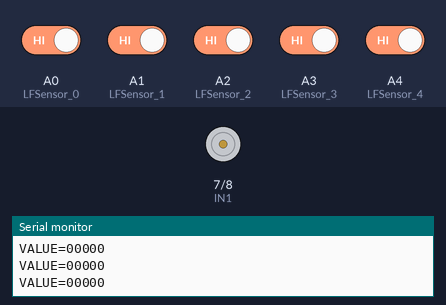
This sketch was run on a simulated Arduino Mega 2560, built with avr-gcc and run on an emulated ATmega2560. Shown: motor-driver pin pairs drawn as motors (green arrow = first pin HIGH = forward, orange = second pin HIGH = backward, longer = more drive, scaled by the enable pin), the last lines printed to the serial monitor. The inputs (shaded band) are chosen by the test bench; at power-on: A0 (LFSensor_0), A1 (LFSensor_1), A2 (LFSensor_2), A3 (LFSensor_3), A4 (LFSensor_4) HIGH.

Above: at 1.2 s.
1.3 s: A0 (LFSensor_0) driven LOW
At 1.8 s:
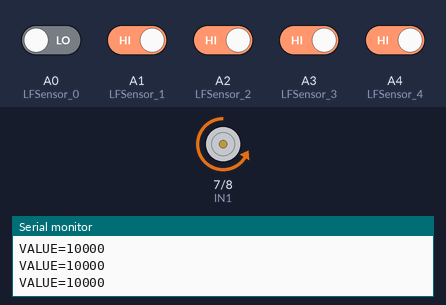
2.8 s: A0 (LFSensor_0) driven HIGH and A2 (LFSensor_2) driven LOW
At 4.0 s:
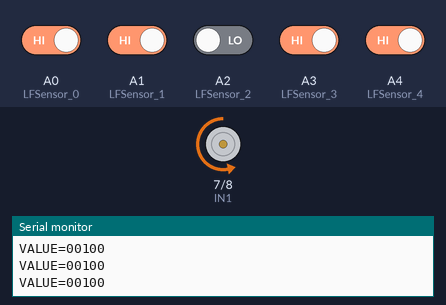
4.3 s: A1 (LFSensor_1) driven LOW
At 4.8 s:
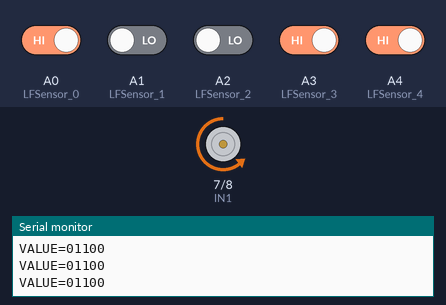
5.8 s: A2 (LFSensor_2) driven HIGH
At 7.0 s:
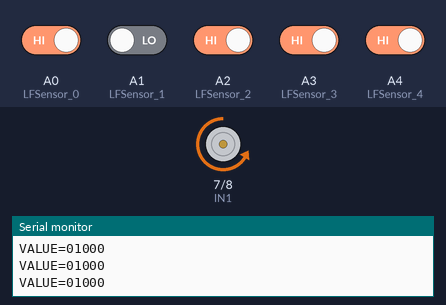
7.3 s: A2 (LFSensor_2) driven LOW
At 8.4 s:
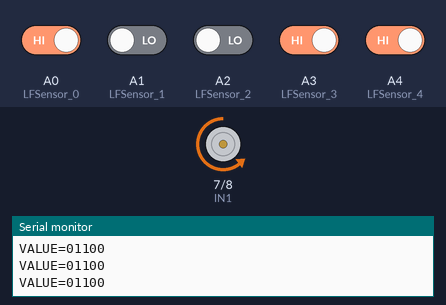
Timing chart, 0 to 9.8 s (numbered marks = the images above; inputs shaded):
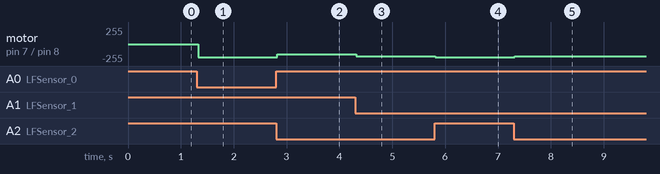

The sketch:

3-line-tracking.ino
```cpp
// (licence header left out)
#include <PWMServo.h>


#define IN1 7
#define IN2 8
#define ENA 5       //  ENA pin


#define FRONT 90        // steering to front
int SHARP_RIGHT=FRONT+33;
int SHARP_LEFT=FRONT-40;
int  RIGHT=FRONT+16;
int  LEFT=FRONT-20;

#define DELAY_TIME 1000

#define LFSensor_0 A0  //OLD D3
#define LFSensor_1 A1
#define LFSensor_2 A2
#define LFSensor_3 A3
#define LFSensor_4 A4  //OLD D10


#define SPEED 150
#define FAST_SPEED 200
#define MID_SPEED 180
#define SERVO_PIN    9  //servo connect to D3

PWMServo head;
/*motor control*/
void go_Back(int speed)  //Forward
{

  digitalWrite(IN1, HIGH);
  digitalWrite(IN2,LOW);
   analogWrite(ENA,speed);
}

void go_Advance(int speed)  //Forward
{

  digitalWrite(IN1, LOW);
  digitalWrite(IN2,HIGH);


   analogWrite(ENA,speed);
}

void turn(int angle)
{

  head.write(angle);

}

void stop_Stop()    //Stop
{

  digitalWrite(IN1, LOW);
  digitalWrite(IN2,LOW);

  analogWrite(ENA,0);
}


void setup() {

 pinMode(ENA, OUTPUT);
 pinMode(IN1, OUTPUT);
 pinMode(IN2, OUTPUT);


 head.attach(SERVO_PIN);

     turn(FRONT);

     stop_Stop();
Serial.begin(9600);

}


void loop() {
 auto_tracking();
}
char sensor[5];
 /*read sensor value string, 1 stands for black, 0 starnds for white, i.e 10000 means the first sensor(from left) detect black line, other 4 sensors detected white ground */

void auto_tracking(){
 int sensorvalue=32;
  sensor[0]= !digitalRead(LFSensor_0);

  sensor[1]=!digitalRead(LFSensor_1);

  sensor[2]=!digitalRead(LFSensor_2);

  sensor[3]=!digitalRead(LFSensor_3);

  sensor[4]=!digitalRead(LFSensor_4);
  sensorvalue +=sensor[0]*16+sensor[1]*8+sensor[2]*4+sensor[3]*2+sensor[4];

  String sensorval= String(sensorvalue,BIN).substring(1,6);

 Serial.print("VALUE=");
  Serial.println(sensorval);
  if (   sensorval=="01000" || sensorval=="10000"  || sensorval=="11000" )
  {
    turn(SHARP_LEFT);
    go_Advance(FAST_SPEED);
  }
  if ( sensorval=="01100" || sensorval=="11100"  || sensorval=="11110" )
  {
    turn(LEFT);
    go_Advance(MID_SPEED);
  }
  if ( sensorval=="00010"  ||  sensorval=="00011" ||  sensorval=="00001"  ){ //The black line is  on the right of the car, need  right turn
    turn(SHARP_RIGHT);
    go_Advance(FAST_SPEED);
  }
  if ( sensorval=="00110" || sensorval=="00111" || sensorval=="01111")
  {
    turn(RIGHT);
    go_Advance(MID_SPEED);
  }
   if (sensorval=="00100"    || sensorval=="01110")
  {
    turn(FRONT);
    go_Advance(SPEED);
  }
  if (sensorval=="11111"){
    stop_Stop();   //The car front touch stop line, need stop
    turn(FRONT);
  }

}
```

PWMServo.h
```cpp
#ifndef PWMServo_h
#define PWMServo_h

/*
  PWMServo.h - Hardware Servo Timer Library
  http://arduiniana.org/libraries/pwmservo/
  Author: Jim Studt, jim@federated.com
  Copyright (c) 2007 David A. Mellis.  All right reserved.
  renamed to PWMServo by Mikal Hart
  ported to other chips by Paul Stoffregen

  This library is free software; you can redistribute it and/or
  modify it under the terms of the GNU Lesser General Public
  License as published by the Free Software Foundation; either
  version 2.1 of the License, or (at your option) any later version.

  This library is distributed in the hope that it will be useful,
  but WITHOUT ANY WARRANTY; without even the implied warranty of
  MERCHANTABILITY or FITNESS FOR A PARTICULAR PURPOSE.  See the GNU
  Lesser General Public License for more details.

  You should have received a copy of the GNU Lesser General Public
  License along with this library; if not, write to the Free Software
  Foundation, Inc., 51 Franklin St, Fifth Floor, Boston, MA  02110-1301  USA
*/

#include <inttypes.h>

#if defined(__AVR_ATmega168__) || defined(__AVR_ATmega328P__) // Arduino
  #define SERVO_PIN_A 9
  #define SERVO_PIN_B 10
#elif defined(__AVR_ATmega1280__) || defined(__AVR_ATmega2560__) // Arduino Mega
  #define SERVO_PIN_A 11
  #define SERVO_PIN_B 12
  #define SERVO_PIN_C 13
#elif defined(__AVR_ATmega644P__) || defined(__AVR_ATmega644__) // Sanguino
  #define SERVO_PIN_A 13
  #define SERVO_PIN_B 12
#elif defined(__AVR_AT90USB162__) // Teensy 1.0
  #define SERVO_PIN_A 17
  #define SERVO_PIN_B 18
  #define SERVO_PIN_C 15
#elif defined(__AVR_ATmega32U4__) // Teensy 2.0
  #define SERVO_PIN_A 14
  #define SERVO_PIN_B 15
  #define SERVO_PIN_C 4
#elif defined(__AVR_AT90USB646__) || defined(__AVR_AT90USB1286__) // Teensy++
  #define SERVO_PIN_A 25
  #define SERVO_PIN_B 26
  #define SERVO_PIN_C 27
#elif defined(__arm__) && defined(TEENSYDUINO)
  #define SERVO_PIN_A 9
  #define SERVO_PIN_B 10
  // all PWM pins supported, but names not defined here...
  // just use the actual PWM pin number with attach()
#else
  #define SERVO_PIN_A 9
  #define SERVO_PIN_B 10
#endif

class PWMServo
{
  private:
    uint8_t pin;
    uint8_t angle;       // in degrees
    uint8_t min16;       // minimum pulse, 16uS units  (default is 34)
    uint8_t max16;       // maximum pulse, 16uS units, 0-4ms range (default is 150)
#if defined(__AVR__)
    static void seizeTimer1();
    static void releaseTimer1();
    static uint8_t attachedA;
    static uint8_t attachedB;
    #ifdef SERVO_PIN_C
    static uint8_t attachedC;
    #endif
#elif defined(__arm__) && defined(TEENSYDUINO)
    static uint32_t attachedpins[]; // 1 bit per digital pin
#endif
  public:
    PWMServo();
    uint8_t attach(int pinArg) { return attach(pinArg, 544, 2400); }
                             // pulse length for 0 degrees in microseconds, 544uS default
                             // pulse length for 180 degrees in microseconds, 2400uS default
    uint8_t attach(int pinArg, int min, int max);
                             // attach to a pin, sets pinMode, returns 0 on failure, won't
                             // position the servo until a subsequent write() happens
                             // Only works for 9 and 10.
    void detach();
    void write(int angleArg); // specify the angle in degrees, 0 to 180
    uint8_t read() { return angle; }
    uint8_t attached();
};

#endif
```

Measured:
- after the input at 1.3 s, motor on pin 7 (IN1) / pin 8 (IN2): stopped → backward 200/255 at once
- after the input at 2.8 s, motor on pin 7 (IN1) / pin 8 (IN2): backward 200/255 → backward 150/255 at once
- after the input at 4.3 s, motor on pin 7 (IN1) / pin 8 (IN2): backward 150/255 → backward 180/255 at once
- after the input at 5.8 s, motor on pin 7 (IN1) / pin 8 (IN2): backward 180/255 → backward 200/255 at once
- after the input at 7.3 s, motor on pin 7 (IN1) / pin 8 (IN2): backward 200/255 → backward 180/255 at once
